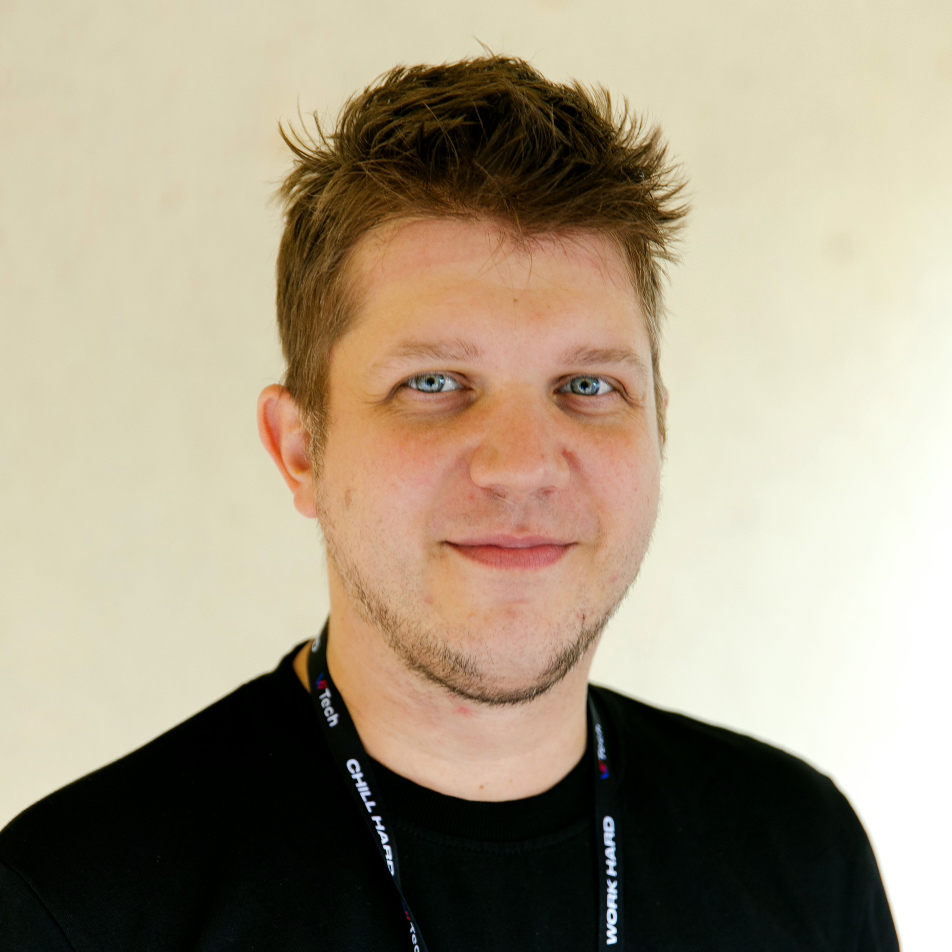
#> input picture assets/dima-portrait-photo.jpg, 2855 x 2855 px (shown at 1/3 size)
$ python gen_og_photo.py
#> lines starting #> are read from the running program, lines starting #| are printed output that depends on the picture
#!/usr/bin/env python3
"""
Preprocess photo for OG image — crop to face area, resize to 600x630.

Source: assets/dima-portrait-photo.jpg (2855x2855, square)
Output: /tmp/og-photo.jpg (600x630, face-focused)

Run from repo root:
    python3 scripts/gen_og_photo.py
"""
from PIL import Image
from pathlib import Path

# Path relative to repo root
SRC = Path(__file__).parent.parent / "assets" / "dima-portrait-photo.jpg"
OUT = Path("/tmp/og-photo.jpg")

src = Image.open(SRC).convert("RGB")
#> src is the input picture: PIL image 2855x2855 RGB; mean R, G, B 167.5, 155.2, 133.4
W, H = src.size  # 2855, 2855
#> W = 2855; H = 2855
print(f"Source: {W}x{H}")
#| Source: 2855x2855

# Smart crop: upper 5% to 80% vertically (face is in upper portion)
crop_top = int(H * 0.05)
#> crop_top = 142
crop_bottom = int(H * 0.80)
#> crop_bottom = 2284
crop_size = crop_bottom - crop_top  # ~2142
#> crop_size = 2142
crop_left = (W - crop_size) // 2
#> crop_left = 356
crop_right = crop_left + crop_size
#> crop_right = 2498

cropped = src.crop((crop_left, crop_top, crop_right, crop_bottom))
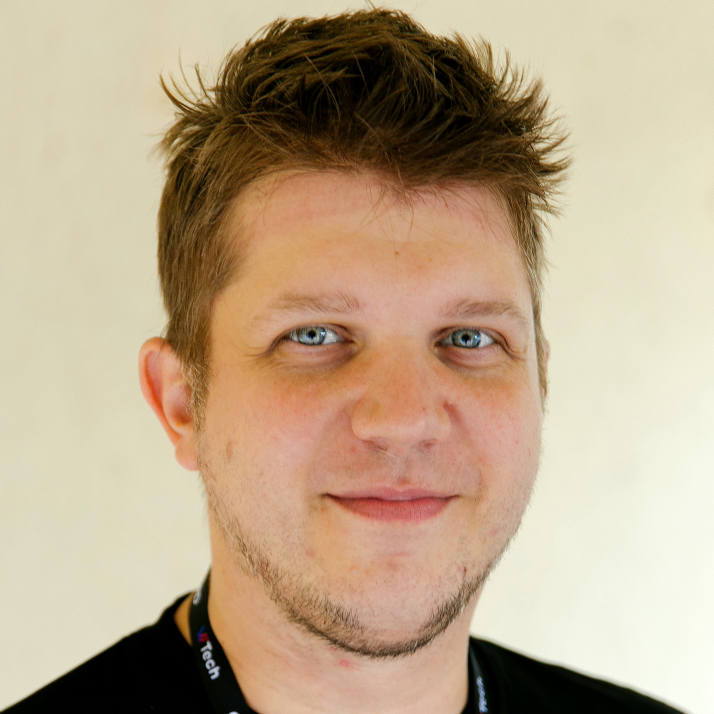
#> cropped: PIL image 2142x2142 RGB (shown at 1/3 size); mean R, G, B 187.4, 166.5, 138.9
print(f"Cropped: {cropped.size} (face-focused)")
#| Cropped: (2142, 2142) (face-focused)

# Resize to 600x630
resized = cropped.resize((600, 630), Image.LANCZOS)
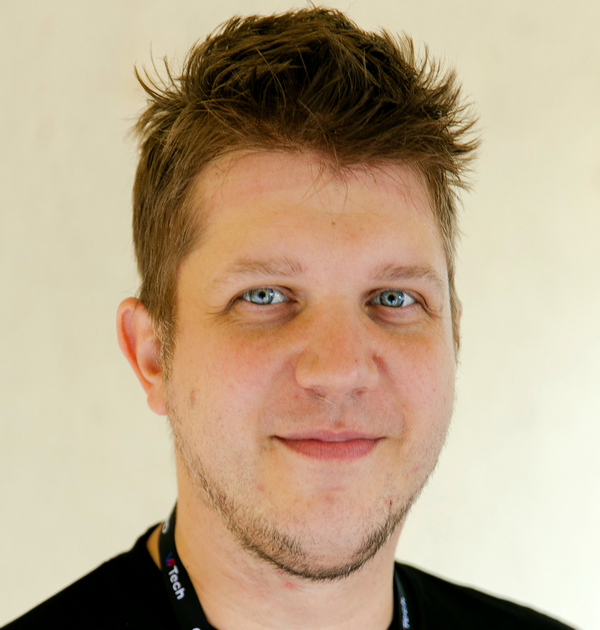
#> resized: PIL image 600x630 RGB; mean R, G, B 187.4, 166.5, 138.9
resized.save(OUT, "JPEG", quality=90)
#> (the run stopped early here; a loop or call above may not have finished)
